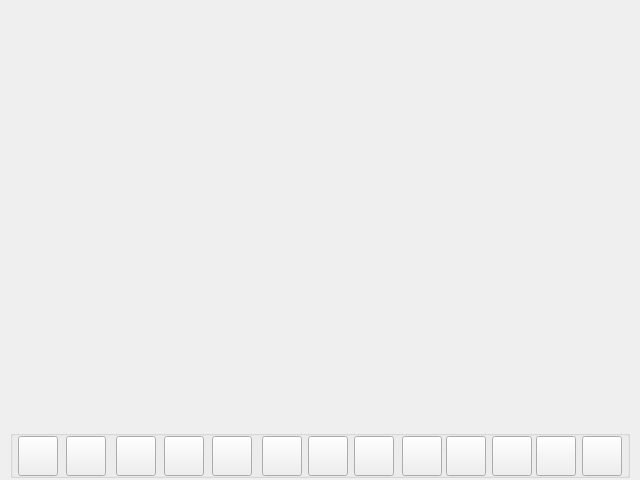
<?xml version="1.0" encoding="UTF-8"?>
<ui version="4.0">
 <class>AdvisorsWindow</class>
 <widget class="QWidget" name="AdvisorsWindow">
  <property name="geometry">
   <rect>
    <x>0</x>
    <y>0</y>
    <width>640</width>
    <height>480</height>
   </rect>
  </property>
  <property name="minimumSize">
   <size>
    <width>640</width>
    <height>480</height>
   </size>
  </property>
  <property name="windowTitle">
   <string>Tiberius</string>
  </property>
  <widget class="QLabel" name="cBackground">
   <property name="geometry">
    <rect>
     <x>0</x>
     <y>0</y>
     <width>1024</width>
     <height>768</height>
    </rect>
   </property>
   <property name="text">
    <string/>
   </property>
  </widget>
  <widget class="QGroupBox" name="groupBox">
   <property name="geometry">
    <rect>
     <x>10</x>
     <y>430</y>
     <width>620</width>
     <height>48</height>
    </rect>
   </property>
   <property name="title">
    <string/>
   </property>
   <widget class="Button" name="cLabor">
    <property name="geometry">
     <rect>
      <x>8</x>
      <y>6</y>
      <width>40</width>
      <height>40</height>
     </rect>
    </property>
    <property name="text">
     <string/>
    </property>
    <property name="checkable">
     <bool>true</bool>
    </property>
    <property name="autoExclusive">
     <bool>true</bool>
    </property>
   </widget>
   <widget class="Button" name="cMilitary">
    <property name="geometry">
     <rect>
      <x>56</x>
      <y>6</y>
      <width>40</width>
      <height>40</height>
     </rect>
    </property>
    <property name="text">
     <string/>
    </property>
    <property name="checkable">
     <bool>true</bool>
    </property>
    <property name="autoExclusive">
     <bool>true</bool>
    </property>
   </widget>
   <widget class="Button" name="cEmperor">
    <property name="geometry">
     <rect>
      <x>106</x>
      <y>6</y>
      <width>40</width>
      <height>40</height>
     </rect>
    </property>
    <property name="text">
     <string/>
    </property>
    <property name="checkable">
     <bool>true</bool>
    </property>
    <property name="autoExclusive">
     <bool>true</bool>
    </property>
   </widget>
   <widget class="Button" name="cRatings">
    <property name="geometry">
     <rect>
      <x>154</x>
      <y>6</y>
      <width>40</width>
      <height>40</height>
     </rect>
    </property>
    <property name="text">
     <string/>
    </property>
    <property name="checkable">
     <bool>true</bool>
    </property>
    <property name="autoExclusive">
     <bool>true</bool>
    </property>
   </widget>
   <widget class="Button" name="cTrade">
    <property name="geometry">
     <rect>
      <x>202</x>
      <y>6</y>
      <width>40</width>
      <height>40</height>
     </rect>
    </property>
    <property name="text">
     <string/>
    </property>
    <property name="checkable">
     <bool>true</bool>
    </property>
    <property name="autoExclusive">
     <bool>true</bool>
    </property>
   </widget>
   <widget class="Button" name="cPopulation">
    <property name="geometry">
     <rect>
      <x>252</x>
      <y>6</y>
      <width>40</width>
      <height>40</height>
     </rect>
    </property>
    <property name="text">
     <string/>
    </property>
    <property name="checkable">
     <bool>true</bool>
    </property>
    <property name="autoExclusive">
     <bool>true</bool>
    </property>
   </widget>
   <widget class="Button" name="cHealth">
    <property name="geometry">
     <rect>
      <x>298</x>
      <y>6</y>
      <width>40</width>
      <height>40</height>
     </rect>
    </property>
    <property name="text">
     <string/>
    </property>
    <property name="checkable">
     <bool>true</bool>
    </property>
    <property name="autoExclusive">
     <bool>true</bool>
    </property>
   </widget>
   <widget class="Button" name="cEducation">
    <property name="geometry">
     <rect>
      <x>344</x>
      <y>6</y>
      <width>40</width>
      <height>40</height>
     </rect>
    </property>
    <property name="text">
     <string/>
    </property>
    <property name="checkable">
     <bool>true</bool>
    </property>
    <property name="autoExclusive">
     <bool>true</bool>
    </property>
   </widget>
   <widget class="Button" name="cEntertainment">
    <property name="geometry">
     <rect>
      <x>392</x>
      <y>6</y>
      <width>40</width>
      <height>40</height>
     </rect>
    </property>
    <property name="text">
     <string/>
    </property>
    <property name="checkable">
     <bool>true</bool>
    </property>
    <property name="autoExclusive">
     <bool>true</bool>
    </property>
   </widget>
   <widget class="Button" name="cReligion">
    <property name="geometry">
     <rect>
      <x>436</x>
      <y>6</y>
      <width>40</width>
      <height>40</height>
     </rect>
    </property>
    <property name="text">
     <string/>
    </property>
    <property name="checkable">
     <bool>true</bool>
    </property>
    <property name="autoExclusive">
     <bool>true</bool>
    </property>
   </widget>
   <widget class="Button" name="cGovernment">
    <property name="geometry">
     <rect>
      <x>482</x>
      <y>6</y>
      <width>40</width>
      <height>40</height>
     </rect>
    </property>
    <property name="text">
     <string/>
    </property>
    <property name="checkable">
     <bool>true</bool>
    </property>
    <property name="autoExclusive">
     <bool>true</bool>
    </property>
   </widget>
   <widget class="Button" name="cChief">
    <property name="geometry">
     <rect>
      <x>526</x>
      <y>6</y>
      <width>40</width>
      <height>40</height>
     </rect>
    </property>
    <property name="text">
     <string/>
    </property>
    <property name="checkable">
     <bool>true</bool>
    </property>
    <property name="autoExclusive">
     <bool>true</bool>
    </property>
   </widget>
   <widget class="Button" name="cReturn">
    <property name="geometry">
     <rect>
      <x>572</x>
      <y>6</y>
      <width>40</width>
      <height>40</height>
     </rect>
    </property>
    <property name="text">
     <string/>
    </property>
   </widget>
  </widget>
 </widget>
 <customwidgets>
  <customwidget>
   <class>Button</class>
   <extends>QPushButton</extends>
   <header>widget/button.h</header>
  </customwidget>
 </customwidgets>
 <resources/>
 <connections/>
</ui>
